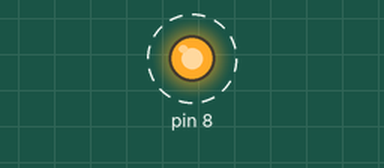
Recording of a program running on a simulated Raspberry Pi (header pin numbers). On the bench: output pins drawn as LEDs (lit = HIGH). Dashed ring = blinking. At 10.0 s the program stops and its outputs stay as they are.

Above: at 0.2 s.
Timing chart, 0 to 3.0 s (numbered marks = the images above):
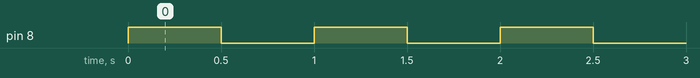

Measured:
- by itself, pin 8: alternates HIGH for 0.50 s and LOW for 0.50 s, 20 changes in all, then stays LOW

The program:

8_flash.py
```python
import RPi.GPIO as GPIO
import time

GPIO.setmode(GPIO.BOARD)
GPIO.setup(8,GPIO.OUT)

for i in range(10):
    GPIO.output(8,GPIO.HIGH)
    time.sleep(0.5)
    GPIO.output(8,GPIO.LOW)
    time.sleep(0.5)

GPIO.cleanup()
```
